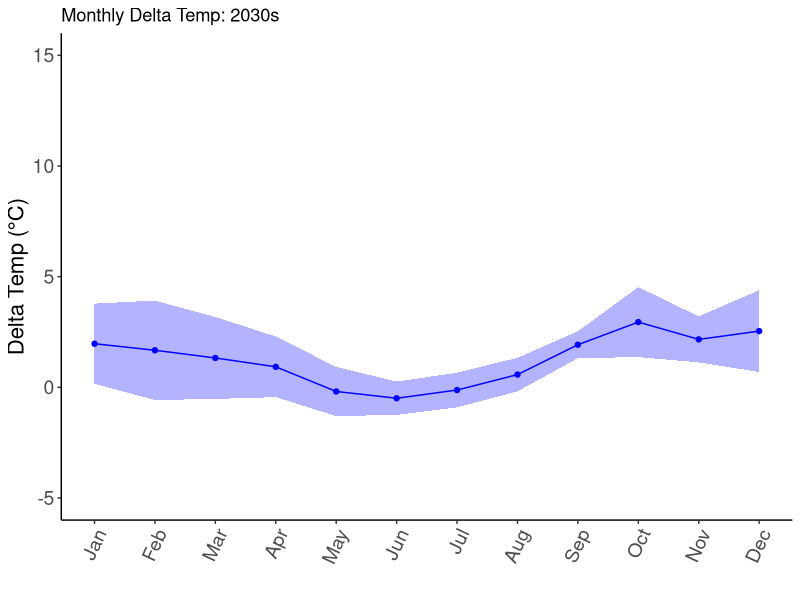
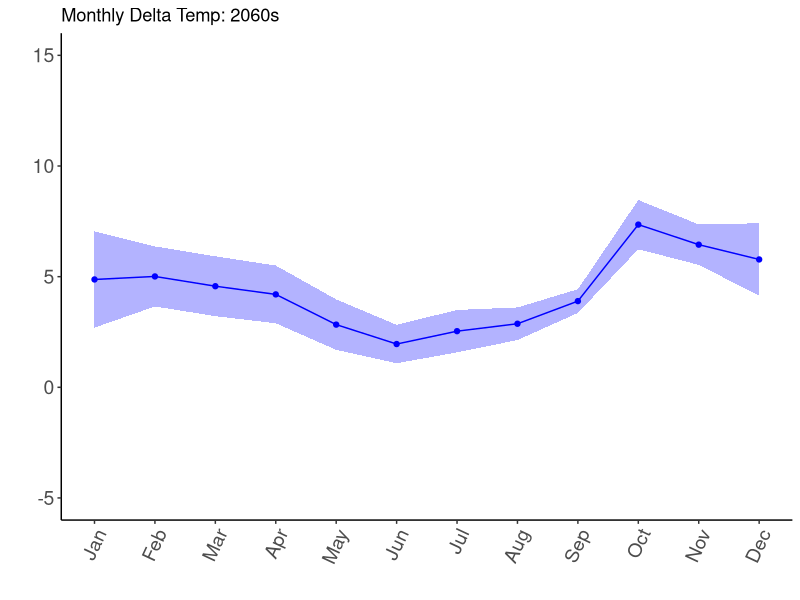
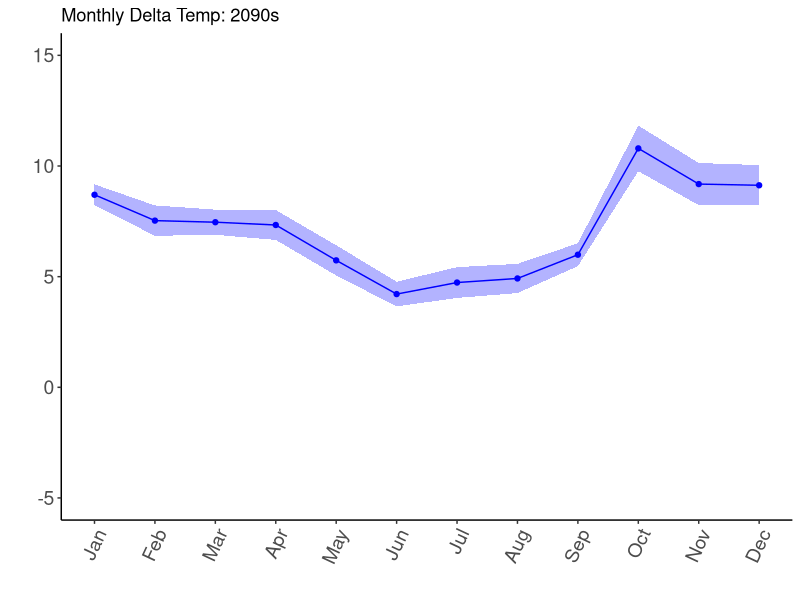
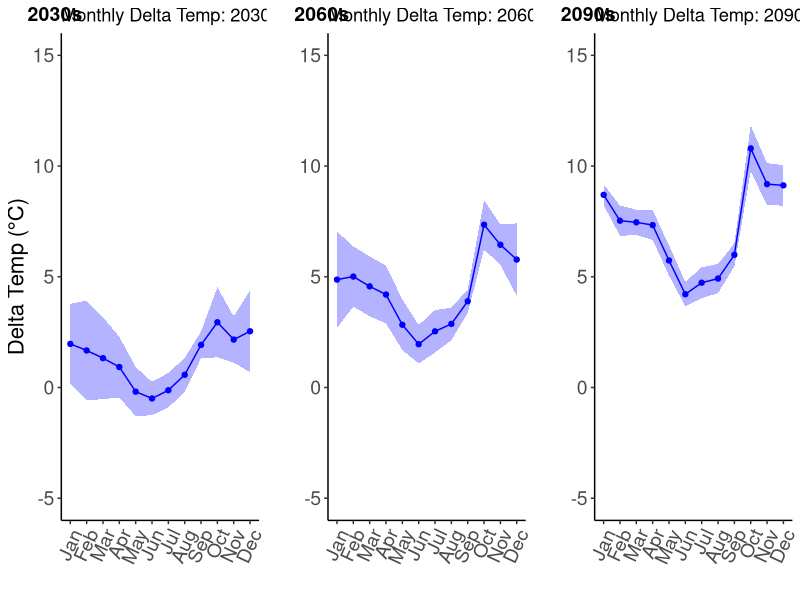

The R script that drew these images, in order:
#YF Monthly Temp Changes RCP 8.5

rm(list = ls())

# Load required libraries
library(dplyr)
library(ggplot2)
library(ggpubr)
library(lubridate)

# Read in the dataset (update file path as necessary)
# Assuming the dataset is stored in a CSV file
Mod_YF85 <- read.csv("Mod_YF85.csv")

# Convert 'time' to Date and extract year and month
Mod_YF85$time <- as.Date(Mod_YF85$time, format = "%Y-%m-%d")
Mod_YF85$Year <- year(Mod_YF85$time)
Mod_YF85$Month <- format(Mod_YF85$time, "%B")

# Calculate monthly averages for each decade
calculate_monthly_averages <- function(data, decade_start, decade_end) {
  # Initialize empty dataframe to store monthly averages
  monthly_avg_table <- data.frame(Pond = character(), Month = factor(), AvgTemp = numeric(), Year = integer(), stringsAsFactors = FALSE)
  
  # Loop through each year in the decade
  for (yr in decade_start:decade_end) {
    yearly_data <- data %>%
      filter(Year == yr)
    
    # Loop through each pond
    for (pond_name in unique(data$pond_name)) {
      pond_data <- yearly_data %>%
        filter(pond_name == pond_name)
      
      # Loop through each month
      for (month in month.name) {
        monthly_data <- pond_data %>%
          filter(Month == month)
        
        # Calculate the mean of 'med' for the current month
        avg_temp <- mean(monthly_data$med, na.rm = TRUE)
        
        # Append results to monthly_avg_table dataframe
        monthly_avg_table <- rbind(
          monthly_avg_table,
          data.frame(Pond = pond_name, Month = factor(month, levels = month.name), AvgTemp = avg_temp, Year = yr)
        )
      }
    }
  }
  
  return(monthly_avg_table)
}

# Calculate monthly averages for the historical and projected decades
monthly_means <- calculate_monthly_averages(Mod_YF85, 2012, 2020)
monthly_avg_2030s <- calculate_monthly_averages(Mod_YF85, 2030, 2039)
monthly_avg_2060s <- calculate_monthly_averages(Mod_YF85, 2060, 2069)
monthly_avg_2090s <- calculate_monthly_averages(Mod_YF85, 2090, 2099)

# Combine all datasets into one dataframe and add a Decade column
monthly_means <- monthly_means %>% mutate(Decade = "2020s")
monthly_avg_2030s <- monthly_avg_2030s %>% mutate(Decade = "2030s")
monthly_avg_2060s <- monthly_avg_2060s %>% mutate(Decade = "2060s")
monthly_avg_2090s <- monthly_avg_2090s %>% mutate(Decade = "2090s")

combined_monthly_avg <- bind_rows(monthly_means, monthly_avg_2030s, monthly_avg_2060s, monthly_avg_2090s)
str(combined_monthly_avg)

# Calculate the difference from the reference year (2020s)
reference_year_avg <- combined_monthly_avg %>%
  filter(Decade == "2020s") %>%
  group_by(Month) %>%
  summarise(avg_temp_ref_year = mean(AvgTemp, na.rm = TRUE))

combined_monthly_avg <- combined_monthly_avg %>%
  left_join(reference_year_avg, by = "Month") %>%
  mutate(diff_AvgTemp = AvgTemp - avg_temp_ref_year)

# Filter out the reference decade for further analysis
DeltaMonthly_YF85 <- combined_monthly_avg %>% filter(Decade != "2020s")

# Group by Month and Decade, calculate mean and standard deviation of differences
summary_stats2 <- DeltaMonthly_YF85 %>%
  mutate(Month = format(as.Date(paste0(Month, " 1 2000"), "%B %d %Y"), "%m")) %>%  # Standardize month to numeric
  group_by(Month, Decade) %>%
  summarise(
    mean_diff_AvgTemp = mean(diff_AvgTemp, na.rm = TRUE),
    sd_diff_AvgTemp = sd(diff_AvgTemp, na.rm = TRUE),
    .groups = "drop"
  )
summary_stats2

# Function to create plots for each decade
create_plot <- function(data, decade_label, y_label = "Delta Temp (°C)") {
  data <- data %>% mutate(Month = as.numeric(Month))  # Convert Month to numeric for plotting
  
  ggplot(data, aes(x = Month)) +
    geom_point(aes(y = mean_diff_AvgTemp), color = "blue") +
    geom_line(aes(y = mean_diff_AvgTemp), color = "blue") +
    geom_ribbon(aes(ymin = mean_diff_AvgTemp - sd_diff_AvgTemp, 
                    ymax = mean_diff_AvgTemp + sd_diff_AvgTemp), 
                fill = "blue", alpha = 0.3) +
    scale_x_continuous(breaks = 1:12, labels = month.abb) +
    ylim(-5, 15) +
    theme_classic() +
    labs(x = "", y = y_label, title = paste("Monthly Delta Temp:", decade_label)) +
    theme(
      axis.text.x = element_text(angle = 65, hjust = 1),
      axis.title = element_text(size = 16),
      axis.text = element_text(size = 14)
    )
}

# Create plots for each decade
MonthlyStats_2030 <- summary_stats2 %>% filter(Decade == "2030s")
MonthlyStats_2060 <- summary_stats2 %>% filter(Decade == "2060s")
MonthlyStats_2090 <- summary_stats2 %>% filter(Decade == "2090s")

MonthlyStats_2030Plot <- create_plot(MonthlyStats_2030, "2030s")
MonthlyStats_2030Plot
MonthlyStats_2060Plot <- create_plot(MonthlyStats_2060, "2060s", y_label = "")
MonthlyStats_2060Plot
MonthlyStats_2090Plot <- create_plot(MonthlyStats_2090, "2090s", y_label = "")
MonthlyStats_2090Plot

# Combine the plots into a single panel
DeltaMonth_YF85_plot <- ggarrange(
  MonthlyStats_2030Plot, 
  MonthlyStats_2060Plot, 
  MonthlyStats_2090Plot, 
  ncol = 3, 
  labels = c("2030s", "2060s", "2090s")
)
DeltaMonth_YF85_plot

# Save the combined plot
ggsave("Corr_DeltaMonthYF85.png", plot = DeltaMonth_YF85_plot, width = 12, height = 3)

# Save data as CSV files for each decade
write.csv(MonthlyStats_2030, file = "Corr_MonthlyStatsYF85_2030.csv", row.names = FALSE)
write.csv(MonthlyStats_2060, file = "Corr_MonthlyStatsYF85_2060.csv", row.names = FALSE)
write.csv(MonthlyStats_2090, file = "Corr_MonthlyStatsYF85_2090.csv", row.names = FALSE)
